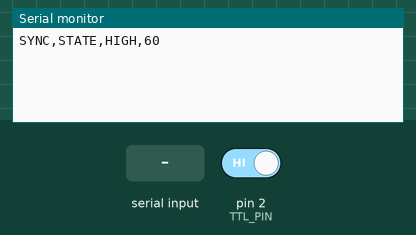
The sketch below on a simulated Arduino Uno, built with avr-gcc and run on an emulated ATmega328P. Shown: the last lines printed to the serial monitor. The test bench sets the inputs (shaded band); at power-on: pin 2 (TTL_PIN) HIGH.

Above: at 1.2 s.
1.3 s: pin 2 (TTL_PIN) driven LOW
At 1.8 s:
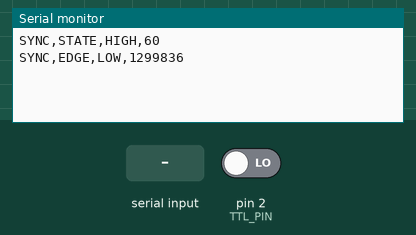
2.8 s: "SYNC?\n" received over Serial
At 4.0 s:
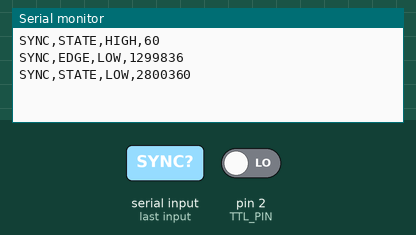
4.3 s: pin 2 (TTL_PIN) driven HIGH
At 5.3 s:
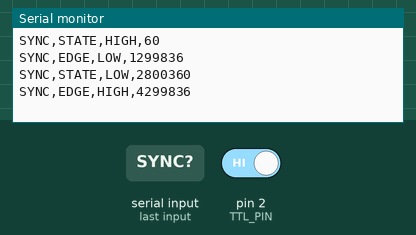

Measured:
- after the input at 1.3 s, the serial monitor: prints a new line at once (image 1)
- after the input at 2.8 s, the serial monitor: prints a new line at once (image 2)
- after the input at 4.3 s, the serial monitor: prints a new line at once (image 3)

The sketch:

TTL_Sync_Uno.ino
```cpp
/*
  TTL sync input bridge for Arduino Uno R3.

  Wiring for a 0-5V TTL source:
    TTL signal -> D2 (interrupt-capable input)
    TTL ground -> Uno GND
    Add an external 10k pulldown from D2 to GND so a disconnected input reads LOW.

  If the TTL source and Uno must be electrically isolated, use an optocoupler input
  stage instead of directly sharing grounds. Do not connect this 5V signal to the
  Teensy 4.0 GPIO.

  Serial protocol at 115200 baud:
    SYNC,STATE,HIGH|LOW,micros
    SYNC,EDGE,HIGH|LOW,micros
  The PC sends SYNC? after opening the port to query the current TTL state.
*/
#include <Arduino.h>
#include <string.h>

const uint8_t TTL_PIN = 2;
const uint8_t QUEUE_SIZE = 16;

struct EdgeEvent {
  uint32_t timestampUs;
  uint8_t high;
};

volatile EdgeEvent edgeQueue[QUEUE_SIZE];
volatile uint8_t queueHead = 0;
volatile uint8_t queueTail = 0;
volatile uint8_t ttlState = LOW;
volatile bool queueOverflow = false;

char commandBuffer[12];
uint8_t commandLength = 0;

void ttlChanged() {
  const uint8_t newState = digitalRead(TTL_PIN) == HIGH ? HIGH : LOW;
  if (newState == ttlState) return;

  const uint8_t nextHead = (queueHead + 1) % QUEUE_SIZE;
  if (nextHead == queueTail) {
    queueOverflow = true;
    ttlState = newState;
    return;
  }

  edgeQueue[queueHead].timestampUs = micros();
  edgeQueue[queueHead].high = newState;
  queueHead = nextHead;
  ttlState = newState;
}

void printState(const char *kind, uint8_t state, uint32_t timestampUs) {
  Serial.print("SYNC,");
  Serial.print(kind);
  Serial.print(',');
  Serial.print(state == HIGH ? "HIGH" : "LOW");
  Serial.print(',');
  Serial.println(timestampUs);
}

void readSerialCommands() {
  while (Serial.available() > 0) {
    const char c = (char)Serial.read();
    if (c == '\r' || c == '\n') {
      commandBuffer[commandLength] = '\0';
      if (strcmp(commandBuffer, "SYNC?") == 0) {
        noInterrupts();
        const uint8_t state = ttlState;
        interrupts();
        printState("STATE", state, micros());
      }
      commandLength = 0;
    } else if (commandLength < sizeof(commandBuffer) - 1) {
      commandBuffer[commandLength++] = c;
    } else {
      commandLength = 0;
    }
  }
}

void drainEdgeQueue() {
  while (true) {
    EdgeEvent event;
    bool available = false;

    noInterrupts();
    if (queueTail != queueHead) {
      event.timestampUs = edgeQueue[queueTail].timestampUs;
      event.high = edgeQueue[queueTail].high;
      queueTail = (queueTail + 1) % QUEUE_SIZE;
      available = true;
    }
    interrupts();

    if (!available) break;
    printState("EDGE", event.high, event.timestampUs);
  }

  noInterrupts();
  const bool overflow = queueOverflow;
  queueOverflow = false;
  interrupts();
  if (overflow) {
    Serial.print("SYNC,ERROR,QUEUE_OVERFLOW,");
    Serial.println(micros());
  }
}

void setup() {
  pinMode(TTL_PIN, INPUT);
  Serial.begin(115200);

  ttlState = digitalRead(TTL_PIN) == HIGH ? HIGH : LOW;
  attachInterrupt(digitalPinToInterrupt(TTL_PIN), ttlChanged, CHANGE);
  printState("STATE", ttlState, micros());
}

void loop() {
  readSerialCommands();
  drainEdgeQueue();
}
```
